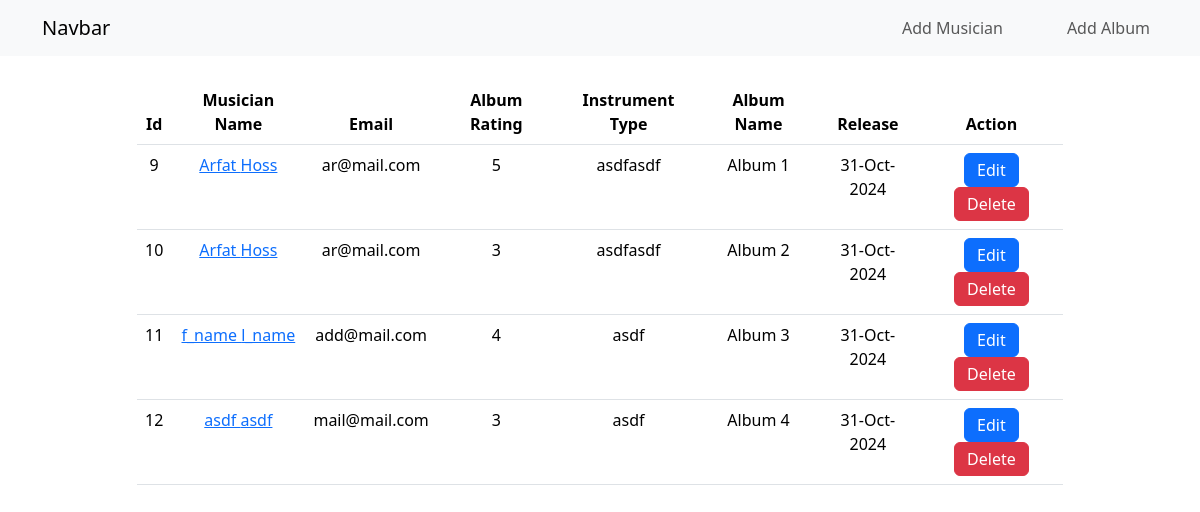
The page / on the database its author committed.
### album/models.py (models this page shows)
class AlbumModel(models.Model):
    class Meta:
        verbose_name = "Album"
    name = models.CharField(max_length=100,verbose_name="Album Name",validators=[validators.MinLengthValidator(3)])
    musician = models.ForeignKey(to=MusicianModel,on_delete=models.CASCADE,related_name='albums')
    release = models.DateTimeField(blank=True,auto_now_add=True)
    RATING_CHOICES = [
        (1, '1'),
        (2, '2'),
        (3, '3'),
        (4, '4'),
        (5, '5'),
    ]
    rating = models.IntegerField(choices=RATING_CHOICES)
    def __str__(self) -> str:
        return f"Album: {self.name} Singer:{self.musician.f_name} {self.rating}"

### musician/models.py (models this page shows, shortened)
class MusicianModel(models.Model):
    class Meta:
        verbose_name = 'Musician'
    f_name = models.CharField(max_length=100,verbose_name='First Name',validators=[validators.MinLengthValidator(3)])
    l_name = models.CharField(max_length=100,verbose_name='Last Name',validators=[validators.MinLengthValidator(3)])
    email = models.EmailField(verbose_name='Email Address',validators=[validators.MinLengthValidator(5)])
    phone = models.CharField(max_length=15,verbose_name='Phone Number')
    instrument = models.CharField(max_length=100,verbose_name='Instrument Type')

### STD_Practice_15_5/views.py (the view)
# urls.py: path("", views.index,name='home'),
def index(request):
    entries = AlbumModel.objects.all()
    print(entries,"hello")
    return render(request,'home.html',{'data':entries})

### templates/home.html
{% extends 'base.html'%}
{% block content %}
<div class="container">
    <div class="row">
        <div class="col-10 offset-1">
            <table class="table mt-4">
                <thead>
                  <tr style="text-align:center" >
                    <th scope="col">Id </th>
                    <th scope="col">Musician Name</th>
                    <th scope="col">Email</th>
                    <th scope="col">Album Rating</th>
                    <th scope="col">Instrument Type</th>
                    <th scope="col">Album Name</th>
                    <th scope="col">Release</th>
                    <th scope="col">Action</th>
                  </tr>
                </thead>
                <tbody texta >
                  {% for entry in data %}
                  <tr style="text-align:center" >
                    <td scope="row">{{ entry.id }}</td>
                    <td><a href="{% url 'update_musician' entry.musician.id %}">
                      {{entry.musician.f_name}} {{entry.musician.l_name}}
                    </a> </td>
                    <td>{{entry.musician.email}}</td>
                    <td>{{entry.rating}}</td>
                    <td>{{entry.musician.instrument}}</td>
                    <td> {{entry.name}} </td>
                    <td>{{entry.release | date:"d-M-Y"}}</td>
                    <td>
                        <a href="{% url 'update_album' entry.id %}" class="btn btn-primary py-1" >Edit</a>
                        <a href="{% url 'delete_musician' entry.musician.id %}" class="btn btn-danger py-1">Delete</a>
                    </td>
                  </tr>
                  {% endfor %}
                </tbody>
              </table>
        </div>
    </div>
</div>
{% endblock content %}

### templates/base.html (shortened to what this page needs)
<!doctype html>
<html lang="en">
  <head>
    <link href="https://cdn.jsdelivr.net/npm/bootstrap@5.3.3/dist/css/bootstrap.min.css" rel="stylesheet">
  </head>
  <body>
    <nav class="navbar navbar-expand-lg bg-light">
      <div class="container">
        <a class="navbar-brand" href="{% url 'home' %}">Navbar</a>
        <div class="collapse navbar-collapse justify-content-end" id="navbarNav">
          <ul class="navbar-nav gap-5">
            <li class="nav-item ">
              <a class="nav-link" aria-current="page" href="{%url 'add_musician' %}">Add Musician</a>
            </li>
            <li class="nav-item">
              <a class="nav-link" href="{% url 'add_album' %}">Add Album</a>
            </li>
          </ul>
        </div>
      </div>
    </nav>
    {% block content %}
    {% endblock content %}
  </body>
</html>

### rows shown on the page
AlbumModel: id "9", musician.f_name "Arfat", musician.l_name "Hoss", musician.email "ar@mail.com", rating "5", musician.instrument "asdfasdf", name "Album 1", release "31-Oct-2024"
AlbumModel: id "10", musician.f_name "Arfat", musician.l_name "Hoss", musician.email "ar@mail.com", rating "3", musician.instrument "asdfasdf", name "Album 2", release "31-Oct-2024"
AlbumModel: id "11", musician.f_name "f_name", musician.l_name "l_name", musician.email "add@mail.com", rating "4", musician.instrument "asdf", name "Album 3", release "31-Oct-2024"
AlbumModel: id "12", musician.f_name "asdf", musician.l_name "asdf", musician.email "mail@mail.com", rating "3", musician.instrument "asdf", name "Album 4", release "31-Oct-2024"
